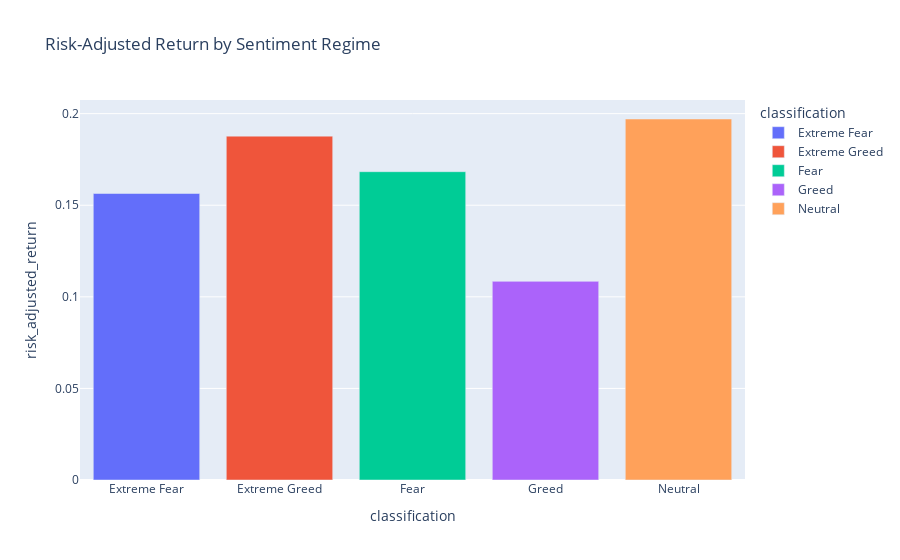

Notebook code for this chart:
### Code cell
fig = px.bar(
    final_metrics,
    x="classification",
    y="risk_adjusted_return",
    color="classification",
    title="Risk-Adjusted Return by Sentiment Regime"
)

fig.show()

### Figure 1 — Plotly figure (JSON) as saved in the notebook; plotly's stock layout.template omitted (floating-point values rounded to 4 significant figures)
{"data": [{"hovertemplate": "classification=%{x}<br>risk_adjusted_return=%{y}<extra></extra>", "legendgroup": "Extreme Fear", "marker": {"color": "#636efa", "pattern": {"shape": ""}}, "name": "Extreme Fear", "orientation": "v", "showlegend": true, "textposition": "auto", "type": "bar", "x": ["Extreme Fear"], "xaxis": "x", "y": [0.1564], "yaxis": "y"}, {"hovertemplate": "classification=%{x}<br>risk_adjusted_return=%{y}<extra></extra>", "legendgroup": "Extreme Greed", "marker": {"color": "#EF553B", "pattern": {"shape": ""}}, "name": "Extreme Greed", "orientation": "v", "showlegend": true, "textposition": "auto", "type": "bar", "x": ["Extreme Greed"], "xaxis": "x", "y": [0.1877], "yaxis": "y"}, {"hovertemplate": "classification=%{x}<br>risk_adjusted_return=%{y}<extra></extra>", "legendgroup": "Fear", "marker": {"color": "#00cc96", "pattern": {"shape": ""}}, "name": "Fear", "orientation": "v", "showlegend": true, "textposition": "auto", "type": "bar", "x": ["Fear"], "xaxis": "x", "y": [0.1683], "yaxis": "y"}, {"hovertemplate": "classification=%{x}<br>risk_adjusted_return=%{y}<extra></extra>", "legendgroup": "Greed", "marker": {"color": "#ab63fa", "pattern": {"shape": ""}}, "name": "Greed", "orientation": "v", "showlegend": true, "textposition": "auto", "type": "bar", "x": ["Greed"], "xaxis": "x", "y": [0.1084], "yaxis": "y"}, {"hovertemplate": "classification=%{x}<br>risk_adjusted_return=%{y}<extra></extra>", "legendgroup": "Neutral", "marker": {"color": "#FFA15A", "pattern": {"shape": ""}}, "name": "Neutral", "orientation": "v", "showlegend": true, "textposition": "auto", "type": "bar", "x": ["Neutral"], "xaxis": "x", "y": [0.1971], "yaxis": "y"}], "layout": {"barmode": "relative", "legend": {"title": {"text": "classification"}, "tracegroupgap": 0}, "title": {"text": "Risk-Adjusted Return by Sentiment Regime"}, "xaxis": {"anchor": "y", "categoryarray": ["Extreme Fear", "Extreme Greed", "Fear", "Greed", "Neutral"], "categoryorder": "array", "domain": [0, 1], "title": {"text": "classification"}}, "yaxis": {"anchor": "x", "domain": [0, 1], "title": {"text": "risk_adjusted_return"}}}}
